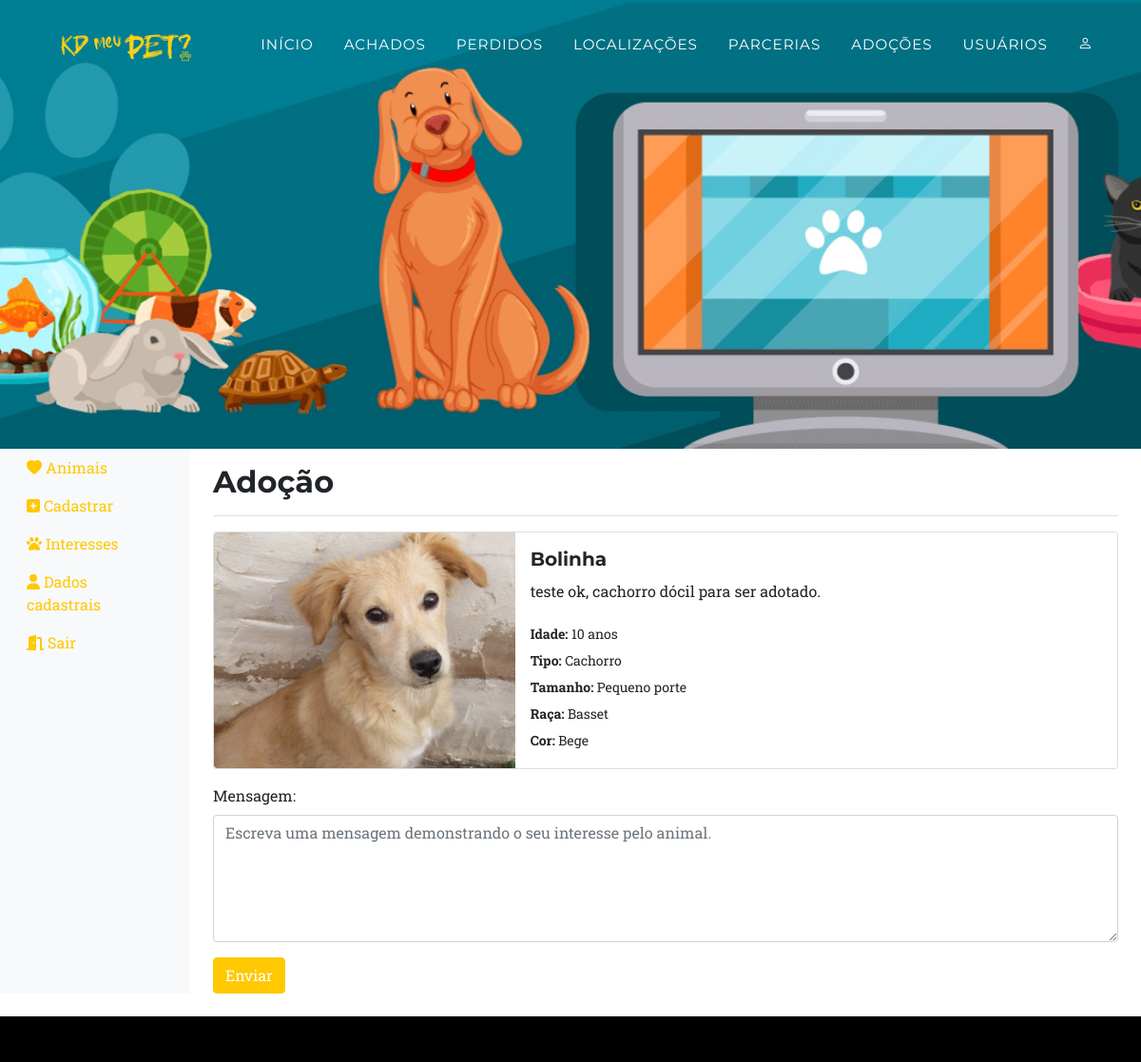
Page /adocao_interesse.php?id=1 (signed in) on the committed database.
### tables this page shows
CREATE TABLE `cadastro_adocao` (
  `p_id` int(10) NOT NULL,
  `p_nome` varchar(200) DEFAULT NULL,
  `p_foto` varchar(200) DEFAULT NULL,
  `p_descricao` varchar(200) DEFAULT NULL,
  `p_contato` varchar(200) DEFAULT NULL,
  `p_idade` varchar(200) DEFAULT NULL,
  `p_tipo` int(10) DEFAULT NULL,
  `p_raca` int(10) DEFAULT NULL,
  `p_tamanho` int(10) DEFAULT NULL,
  `p_cor` int(10) DEFAULT NULL,
  `p_status` int(11) DEFAULT NULL
);

CREATE TABLE `cadastro_tipo` (
  `t_id` int(11) NOT NULL,
  `t_nome` varchar(250) DEFAULT NULL
);

CREATE TABLE `cadastro_tamanho` (
  `t_id` int(11) NOT NULL,
  `t_nometm` varchar(250) DEFAULT NULL
);

CREATE TABLE `cadastro_raca` (
  `r_id` int(11) NOT NULL,
  `r_nome` varchar(250) DEFAULT NULL,
  `r_tipos` int(11) DEFAULT NULL
);

CREATE TABLE `cadastro_cor` (
  `c_id` int(11) NOT NULL,
  `c_cor` varchar(250) DEFAULT NULL
);

### classes/Adocao.php (called while the page is built, shortened)
<?php
class Adocao {
    public static function buscaPorId($pdo, $id)
    {
        $query = "SELECT
                      a.*,
                      t.t_nome AS tipo,
                      r.r_nome AS raca,
                      tm.t_nometm AS tamanho,
                      c.c_cor AS cor
                  FROM
                      `cadastro_adocao` a
                  INNER JOIN `cadastro_tipo` t ON
                      a.p_tipo = t.t_id
                  INNER JOIN `cadastro_raca` r ON
                      a.p_raca = r.r_id AND t.t_id = r.r_tipos
                  INNER JOIN `cadastro_tamanho` tm ON
                      a.p_tamanho = tm.t_id
                  INNER JOIN `cadastro_cor` c ON
                      a.p_cor = c.c_id
                  WHERE a.p_id = :id";
        $stmt = $pdo->prepare($query);
        $stmt->bindValue(':id', $id, PDO::PARAM_INT);
        $stmt->execute();
        $result = $stmt->fetch(PDO::FETCH_ASSOC);
        if ($result) {
            return $result;
        }
        return false;
    }
}

### adocao_interesse.php (the view, shortened to what this page needs)
<?php
  require_once "conexao.php";
  require_once "classes/Adocao.php";
$id = intval($_GET['id']);
$animal = Adocao::buscaPorId($pdo, $id);
?>
<!DOCTYPE html>
<html lang="pt">
    <head>
        <link href="css/styles.css" rel="stylesheet" />
        <link rel="stylesheet" href="https://cdn.jsdelivr.net/npm/bootstrap-icons@1.3.0/font/bootstrap-icons.css">
        <link rel="stylesheet" href="https://unpkg.com/leaflet@1.9.2/dist/leaflet.css"
/>
    </head>
    <body id="page-top">
        <nav class="navbar navbar-expand-lg navbar-dark fixed-top" id="mainNav">
            <div class="container">
                <a class="navbar-brand" href="index.php"><img src="assets/img/navbar-logo.png" alt="..." /></a>
                <div class="collapse navbar-collapse" id="navbarResponsive">
                 <?php include "topo.php"; ?>
                </div>
            </div>
        </nav>
        <header class="masthead">
        </header>
        <div class="container-fluid">
        <div class="row">
            <nav class="col-md-2 d-none d-md-block bg-light sidebar">
            <div class="sidebar-sticky">
            <?php include "menuuser.php"; ?>
            </div>
            </nav>
            <main role="main" class="col-md-9 ml-sm-auto col-lg-10 px-4">
            <div class="d-flex justify-content-between flex-wrap flex-md-nowrap align-items-center pt-3 pb-2 mb-3 border-bottom">
                <h1 class="h2">Adoção</h1>
            </div>
            <div class="card mb-3">
                <div class="row g-0">
                    <div class="col-md-4">
                        <img src=
                        <?php
                            if ($animal['p_foto'] != "" && is_file('upload/'.$animal['p_foto'])){
                                echo '"upload/'. $animal['p_foto'] .'"';
                            } else {
                                echo '"assets/img/sem_imagem.png"';
                            }
                        ?>
                        class="img-fluid rounded-start h-100" style="object-fit: cover;" alt="...">
                    </div>
                    <div class="col-md-8">
                        <div class="card-body">
                            <h5 class="card-title"><?= $animal['p_nome'] ?></h5>
                            <p class="card-text"><?= $animal['p_descricao']?></p>
                            <p class="card-text"><small class="text-body-secondary">
                                <strong>Idade:</strong> <?= $animal['p_idade'] ?><br>
                                <strong>Tipo:</strong> <?= $animal['tipo'] ?><br>
                                <strong>Tamanho:</strong> <?= $animal['tamanho'] ?><br>
                                <strong>Raça:</strong> <?= $animal['raca'] ?><br>
                                <strong>Cor:</strong> <?= $animal['cor'] ?></small>
                            </small></p>
                        </div>
                    </div>
                </div>
            </div>
            <form action="processa_cadastro_interesse_adocao.php" method="post" enctype="multipart/form-data">
                <div class="mb-3">
                    <label for="msg" class="form-label">Mensagem:</label>
                    <textarea rows="5" class="form-control" maxlength="250" id="msg" name="msg" required placeholder="Escreva uma mensagem demonstrando o seu interesse pelo animal."></textarea>
                </div>
                <input type="submit" class="btn btn-primary" value="Enviar">
            </form>
            </div>
            <br>
        </div>
        <footer class="footer2 py-4">
        </footer>
    </body>
</html>

### rows in the picture
cadastro_adocao: p_foto (picture), p_nome "Bolinha", p_descricao "teste ok, cachorro dócil para ser adotado.", p_idade "10 anos", p_tipo.t_nome "Cachorro", p_tamanho.t_nometm "Pequeno porte", p_raca.r_nome "Basset", p_cor.c_cor "Bege"
